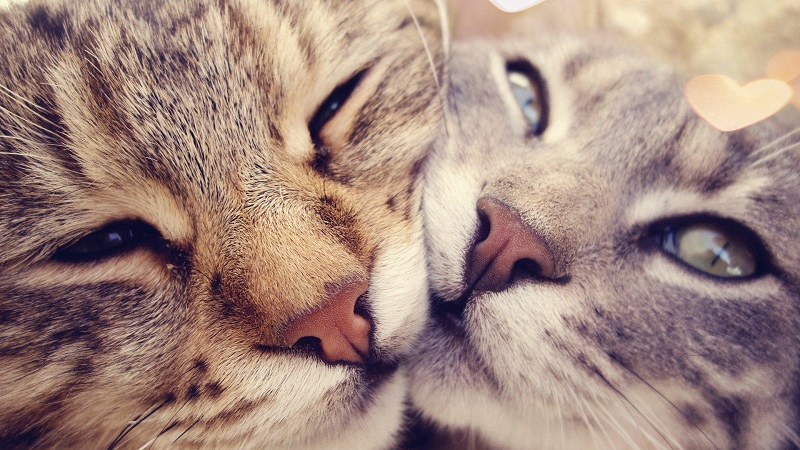
#> input picture ShareMedia/Images/cat0.jpg, 800 x 450 px
$ python Histgram.py
#> lines starting #> are read from the running program, lines starting #| are printed output that depends on the picture
# -*- coding: utf-8 -*-

import sys, os, time

import matplotlib.pyplot as plt
from PIL import Image
import numpy as np
import cv2

def showHistByOrigin(tImage):

    if os.path.exists(tImage) is False:
        print(u"%s not found"%tImage)
        return
    lImge = Image.open(tImage).convert('L')
    if __debug__:
        lImge.show()
    img = np.array(lImge)
    plt.figure('cat')
    arr = img.flatten()
    n, bins, patches = plt.hist(arr, bins=256, density=1, facecolor='green', alpha=0.75)
    plt.show()


def showHist(tImage):
#> called with tImage = 'ShareMedia/Images/cat0.jpg'
    if os.path.exists(tImage) is False:
        print(u"%s not found" % tImage)
        return
    lImge = cv2.imread(tImage)
#> lImge is the input picture: shape (450, 800, 3); mean B, G, R 126.6, 135.6, 161.9
    lImge = cv2.cvtColor(lImge,cv2.COLOR_RGB2GRAY)
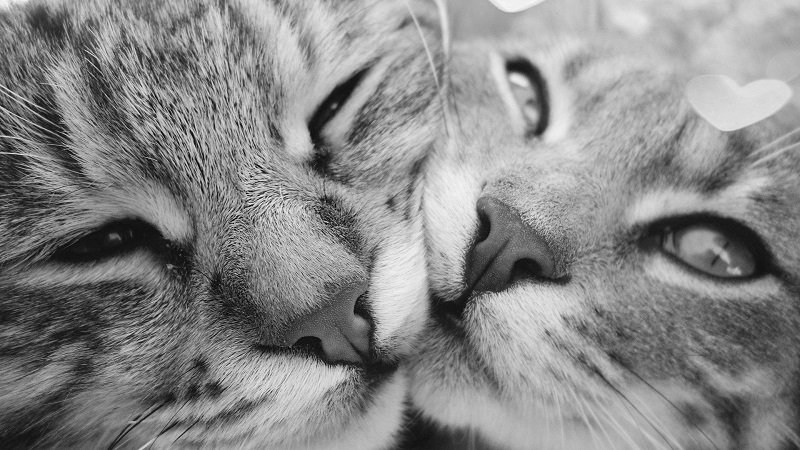
#> lImge: shape (450, 800); min 2, max 248, mean 135.9
    # if __debug__:
    #     cv2.imshow("display",lImge)
    img = np.array(lImge)
    plt.figure('cat')
    arr = img.flatten()
    n, bins, patches = plt.hist(arr, bins=256, density=1, facecolor='green', alpha=0.75)
#> n = 256 values, max 0.00939 at index 186, min 0 at index 25, mean 0.00407; bins = 257 values from 2 to 248; patches = 256 items
    plt.show()
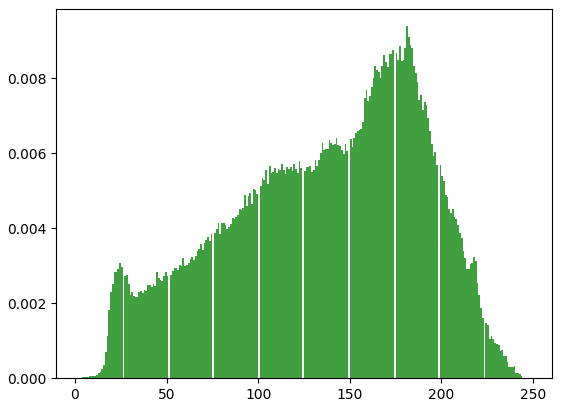
#> figure drawn by matplotlib, 1 panel; tallest bar 0.00939 high, from x = 180.7 to 181.7


class MainRun():
    @staticmethod
    def runShowHist():
        lCurDir = os.getcwd()
        lTarDir = os.path.dirname(os.path.dirname(lCurDir))
        lFile = os.path.join(lTarDir,u"ShareMedia/Images/cat0.jpg")
        showHist(lFile)


if __name__ == "__main__":
    print(os.getcwd())
    MainRun.runShowHist()

$ run again, with ShareMedia/Images/cat1.jpg copied over ShareMedia/Images/cat0.jpg
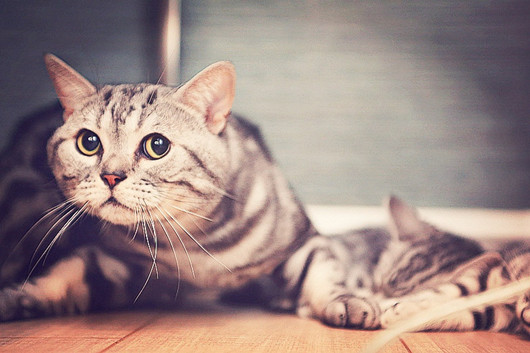
#> input picture ShareMedia/Images/cat1.jpg, 530 x 353 px
#> in showHist, lImge is the input picture: shape (353, 530, 3); mean B, G, R 131.1, 134.8, 156.5
#> in showHist, `lImge = cv2.cvtColor(lImge,cv2.COLOR_RGB2GRAY)`:
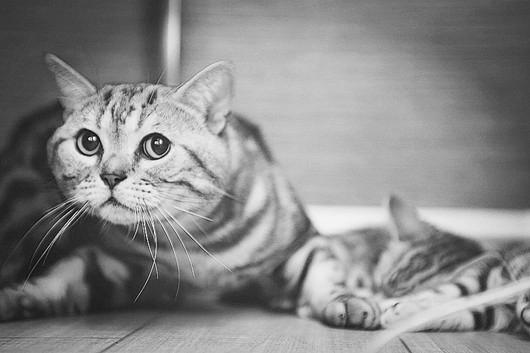
#> lImge: shape (353, 530); min 3, max 254, mean 136.2
#> n = 256 values, max 0.0114 at index 194, min 0 at index 51, mean 0.00398; bins = 257 values from 3 to 254; patches = 256 items
#> in showHist, `plt.show()`:
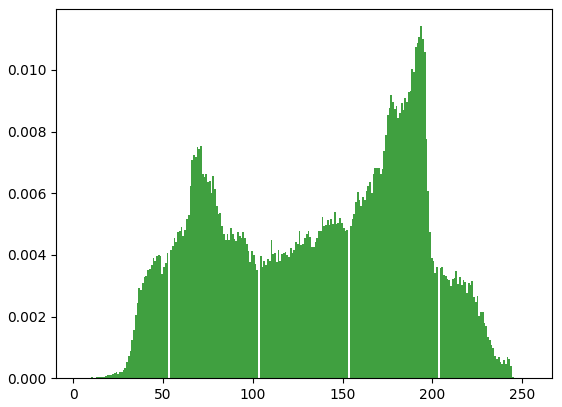
#> figure drawn by matplotlib, 1 panel; tallest bar 0.0114 high, from x = 193.2 to 194.2

$ run again, with ShareMedia/Images/dog0.jpg copied over ShareMedia/Images/cat0.jpg
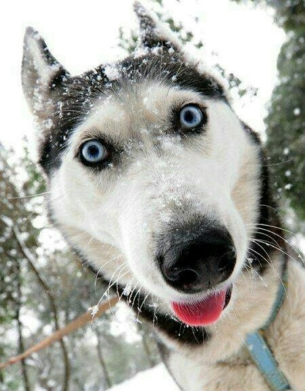
#> input picture ShareMedia/Images/dog0.jpg, 305 x 391 px
#> in showHist, lImge is the input picture: shape (391, 305, 3); mean B, G, R 161.2, 168.2, 167.7
#> in showHist, `lImge = cv2.cvtColor(lImge,cv2.COLOR_RGB2GRAY)`:
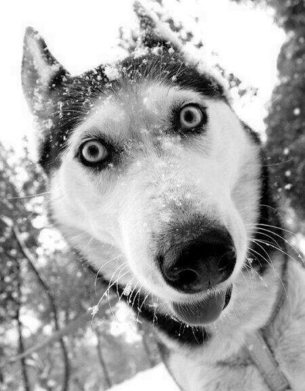
#> lImge: shape (391, 305); min 0, max 255, mean 166
#> n = 256 values, max 0.101 at index 255, min 0.00104 at index 30, mean 0.00392; bins = 257 values from 0 to 255; patches = 256 items
#> in showHist, `plt.show()`:
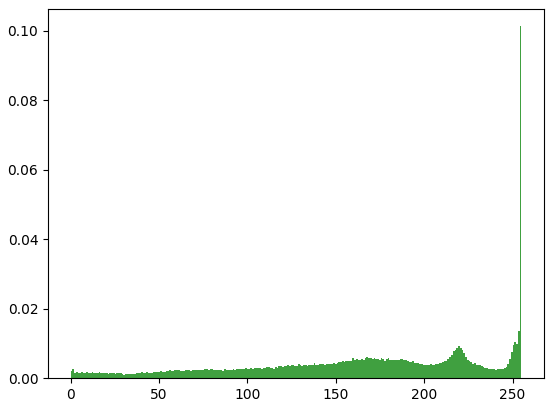
#> figure drawn by matplotlib, 1 panel; tallest bar 0.101 high, from x = 254 to 255
